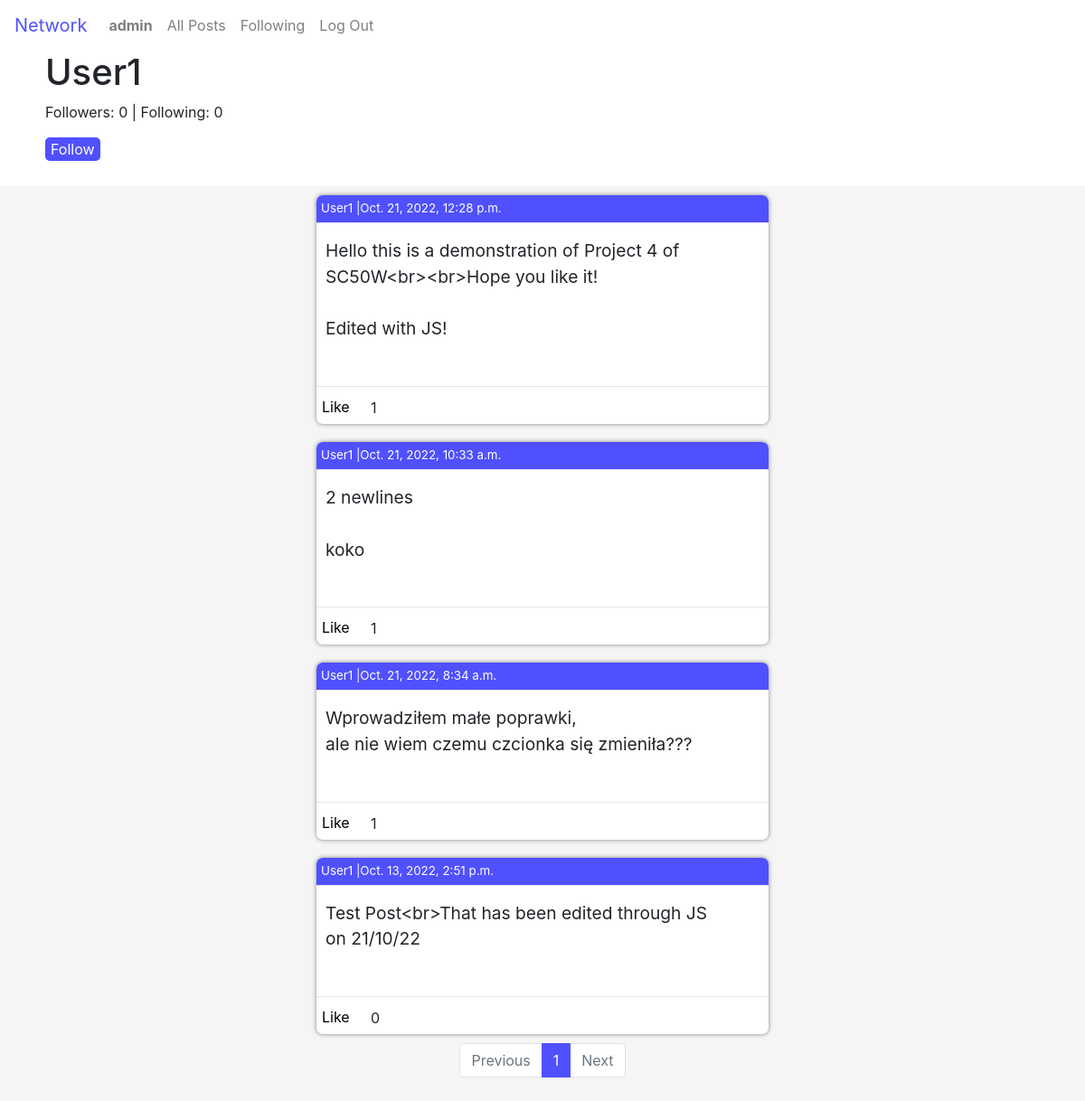
The app's page /profile/5 (signed in) with its own data.
### network/models.py (models this page shows)
class User(AbstractUser):
    is_following = models.ManyToManyField('self', symmetrical=False, related_name='followed_by')
    followers = models.ManyToManyField('self', symmetrical=False)
    def __str__(self):
        return f'{self.username}'

class Post(models.Model):
    poster = models.ForeignKey(User, on_delete=models.CASCADE, related_name='posts')
    timestamp = models.DateTimeField(auto_now_add=True)
    body = models.TextField(max_length=300)
    likes = models.ManyToManyField(User, related_name='likes')

### network/views.py (the view, shortened to what this page needs)
# urls.py: path("profile/<str:user_id>", views.profile_page, name="profile"),
@login_required(login_url = 'login')
def profile_page(request, user_id):
    user = User.objects.get(id=user_id)
    followers = len(user.followers.all())
    following = len(user.is_following.all())
    posts = user.posts.all().order_by('-timestamp')
    paginator = Paginator(posts, 10)
    page_number = request.GET.get('page')
    page_obj = paginator.get_page(page_number)
    same_user = False
    if request.user == user:
        same_user = True
    if request.user in user.followers.all():
        follow = True
    else:
        follow = False
    context = {
        'user':user,
        'followers':followers,
        'following':following,
        'follow':follow,
        'same_user': same_user,
        'page_obj':page_obj,
    }
    return render(request, 'network/profile.html', context)

### network/templates/network/profile.html (shortened to what this page needs)
{% extends "network/layout.html" %}
{% load static %}
{% block body %}
<div class='profile_info'>
<h1>{{user.username}}</h1>
<p>Followers: {{followers}} | Following: {{following}}</p>
{% if not same_user %}
  {% if follow %}
  {% csrf_token %}
  <button class='follow_button'>Unfollow</button>
  {% else %}
  <button class='follow_button'>Follow</button>
  {% endif %}
{% endif %}
</div>
<div id='feed'>
{% for post in page_obj %}
  <div class='post'>
      <div class='poster'>
          <p class='poster_text'>
          <a href='{% url 'profile'  post.poster.id %}' class='profile_link'>{{post.poster}}</a>
          |{{post.timestamp}}
          </p>
      </div>
      <hr>
      <div class='post_body' id='post_div_{{ post.id }}'>
          <p class='post_body_text' id='post_{{ post.id }}'>{{post.body}}
      </div>
      <hr>
      <div class='post_likes'>
        {% if request.user.is_authenticated %}
          {% if request.user in post.likes.all %}
          <button class='like_button' id='like_button_{{post.id}}'>Unlike</button>
          {% elif request.user not in post.likes.all %}
          <button class='like_button' id='like_button_{{post.id}}'>Like</button>
          {% endif %}
        {% endif %}
          <p class='likes' id='likes_{{post.id}}'>{{post.likes.all.count}}</p>
      </div>
  </div>
{% endfor %}
<div class="pagination">
  <nav aria-label="Posts page navigation ">
    <ul class="pagination">
        {% if page_obj.has_previous%}
        <li class="page-item"><a class="page-link" href="?page={{ page_obj.previous_page_number }}">Previous</a></li>
        <li class="page-item"><a class="page-link" href="?page=1">1</a></li>
        {% else %}
        <li class="page-item disabled"><span class="page-link">Previous</span></li>
        {% endif %}
        <li class="page-item active"><span class="page-link" href="#">{{ page_obj.number }}</a></li>
        {% if page_obj.has_next %}
        <li class="page-item"><a class="page-link" href="?page={{ page_obj.next_page_number }}">{{ page_obj.next_page_number}}</a></li>
        <li class="page-item"><a class="page-link" href="?page={{ page_obj.paginator.num_pages }}">Next</a></li>
        {% else %}
        <li class="page-item disabled"><span class="page-link">Next</span></li>
        {% endif %}
    </ul>
</nav>
</div>
</div>
{% endblock %}

### network/templates/network/layout.html (shortened to what this page needs)
{% load static %}
<!DOCTYPE html>
<html lang="en">
    <head>
        <link rel="stylesheet" href="https://cdn.jsdelivr.net/npm/bootstrap@4.3.1/dist/css/bootstrap.min.css">
        <link href="{% static 'network/styles.css' %}" rel="stylesheet">
    </head>
    <body>
        <nav class="navbar navbar-expand-lg navbar-light">
            <a class="navbar-brand" href="{% url 'index' %}">Network</a>
            <div>
              <ul class="navbar-nav mr-auto">
                {% if user.is_authenticated %}
                    <li class="nav-item">
                        <a class="nav-link" href="{% url 'profile' request.user.id %}"><strong>{{ request.user.username }}</strong></a>
                    </li>
                {% endif %}
                <li class="nav-item">
                  <a class="nav-link" href="{% url 'index' %}">All Posts</a>
                </li>
                {% if user.is_authenticated %}
                    <li class="nav-item">
                        <a class="nav-link" href="{% url 'following' %}">Following</a>
                    </li>
                    <li class="nav-item">
                        <a class="nav-link" href="{% url 'logout' %}">Log Out</a>
                    </li>
                {% endif %}
              </ul>
            </div>
          </nav>
        <div class="body">
            {% block body %}
            {% endblock %}
        </div>
    </body>
</html>

### network/static/network/styles.css (style rules this page uses)
hr { margin-top:0 }
.navbar-light .navbar-brand { color:rgb(80, 80, 255) }
.page-item.active .page-link { background-color:rgb(80, 80, 255); border-color:rgb(80, 80, 255); }
.page-link { color: rgb(80, 80, 255); transition: 0.5s; }
#feed { padding:0 300px 10px 300px; justify-content: center; align-items: center; display: flex; flex-direction: column; background-color: whitesmoke; margin-bottom:0; }
.post { background-color: white; box-shadow:0 0 5px gray; width:500px; height:auto; min-height: 100px; margin:10px; overflow-wrap: break-word; border-radius:7px; padding:none; }
.poster { font-size: smaller; margin-bottom: none; background-color: rgb(80, 80, 255); border-radius: 7px 7px 0 0 ; padding: 5px; }
.poster_text { margin-bottom: 0; color:white }
.post_body { font-size: larger; position:relative; padding: 0 10px 0 10px; }
.post_body_text { margin: 0 0 20px 0; white-space: pre-wrap; }
.post_likes { bottom:0px; height:25px; position:relative; display:flex; flex-direction: row; margin-top:0; }
.like_button { height:25px; border:none; border-radius:0 5px 0 5px; position:absolute; left:0; background-color: transparent; transition-duration: 0.5s; bottom: 7px }
.likes { position:absolute; left:55px; padding-left:5px; bottom: -10px }
.profile_link { color:white; transition-duration: 0.5s; }
.profile_info { display:block; height: 150px; width:100%; padding: 0 50px 0 50px; }
.follow_button { border: none; border-radius: 5px; background-color: rgb(80, 80, 255); color: white; transition-duration: 0.5s; }

### records on screen
User: user.username "admin"
User: username "User1"
Post: poster "User1", timestamp "Oct. 21, 2022, 12:28 p.m.", body "Hello this is a demonstration of Project 4 of SC50W<br><br>Hope you like it! Edited with JS!", likes.all.count "1"
Post: poster "User1", timestamp "Oct. 21, 2022, 10:33 a.m.", body "2 newlines koko", likes.all.count "1"
Post: poster "User1", timestamp "Oct. 21, 2022, 8:34 a.m.", body "Wprowadziłem małe poprawki, ale nie wiem czemu czcionka się zmieniła???", likes.all.count "1"
Post: poster "User1", timestamp "Oct. 13, 2022, 2:51 p.m.", body "Test Post<br>That has been edited through JS on 21/10/22", likes.all.count "0"

### other values on screen
{{ followers }} "0"
{{ following }} "0"
{{ page_obj.number }} "1"
